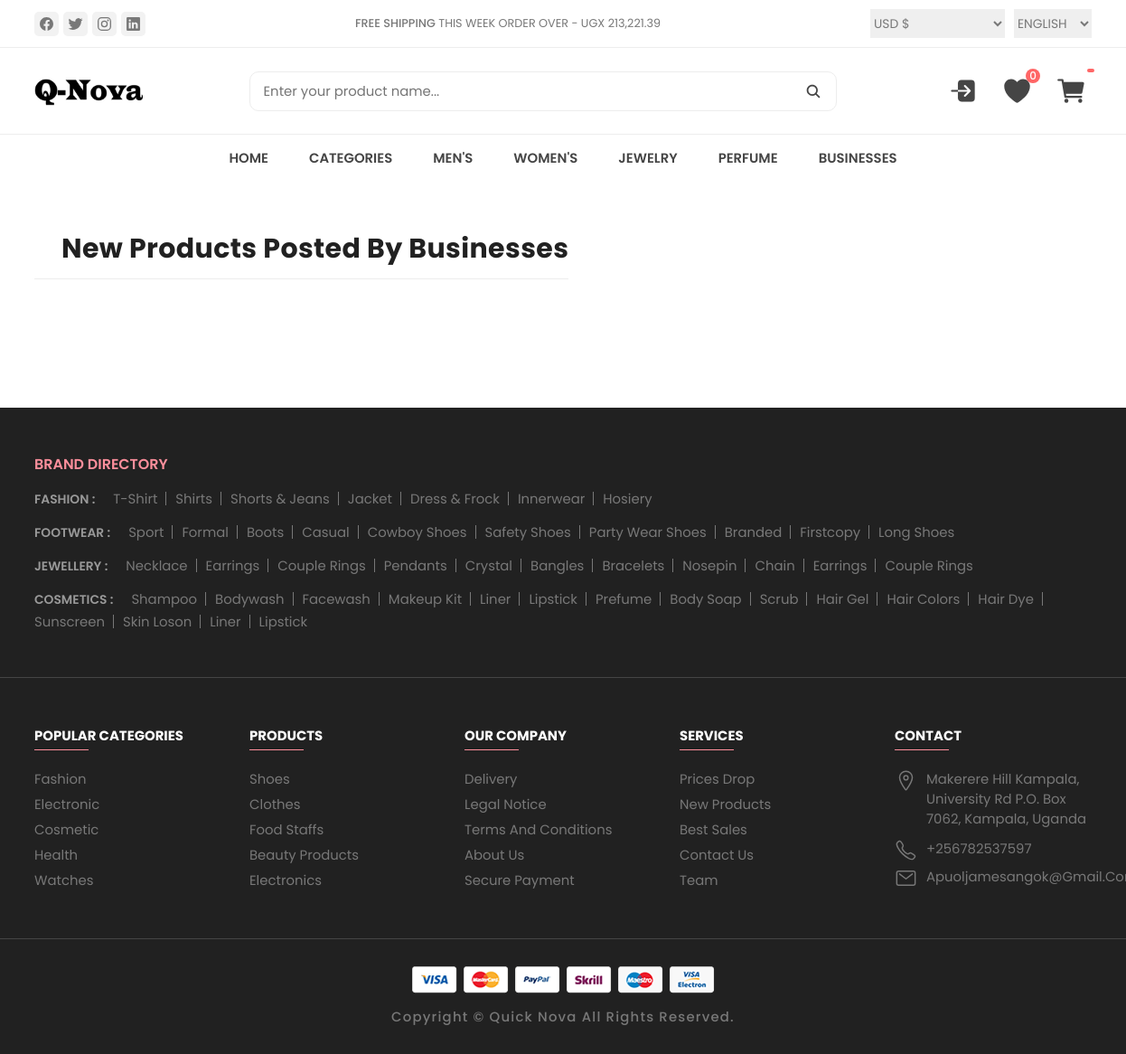
Before: /business/ with the older database file.
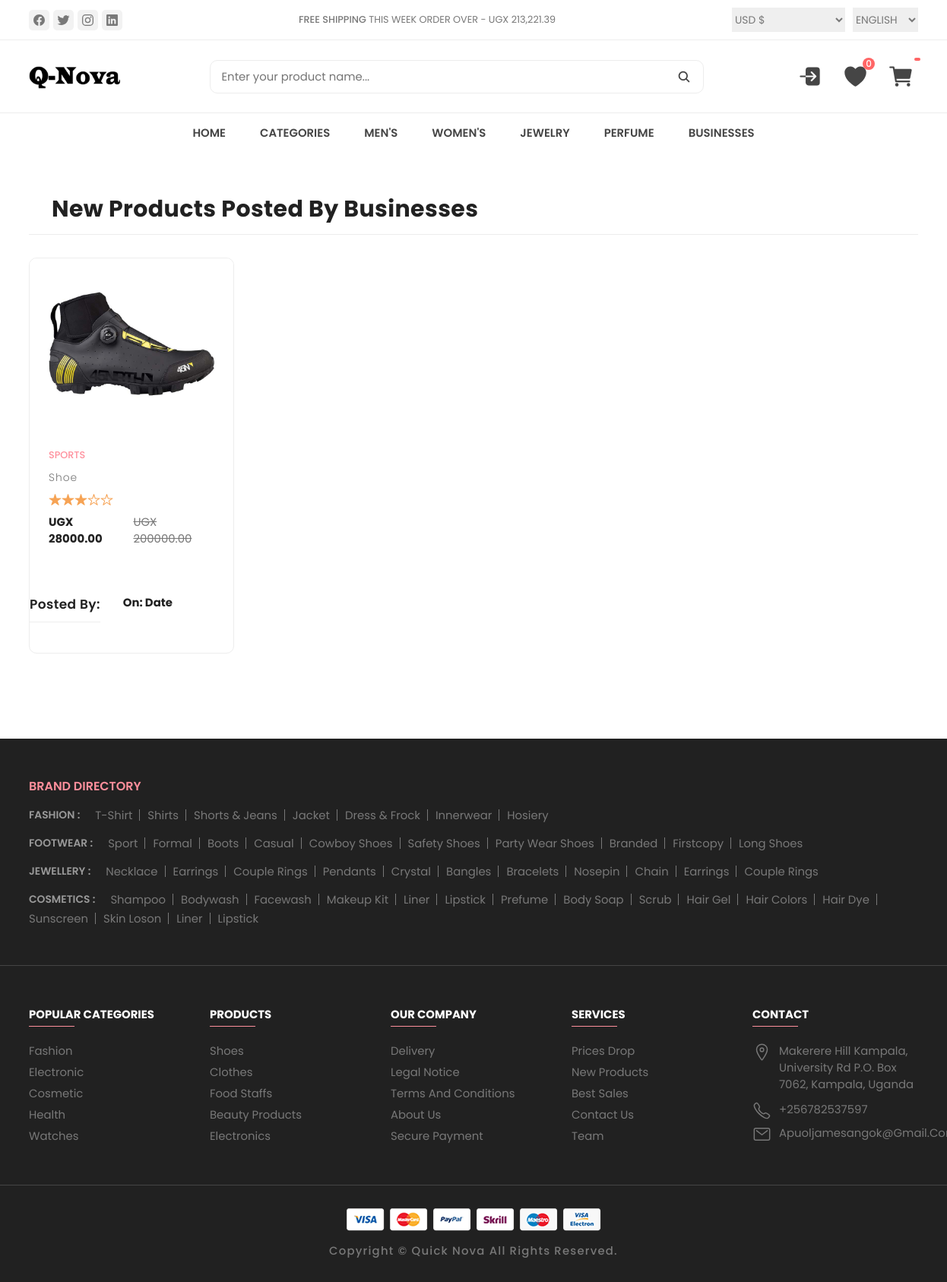
After: the same page with the newer database file.
### home/models.py (models this page shows, shortened)
class Produk(models.Model):
    name=models.CharField(max_length=200)
    price=models.DecimalField(default=0,decimal_places=2, max_digits=16)
    Category=models.ForeignKey(Category, on_delete=models.CASCADE, default=1)
    description=models.CharField(max_length=500, default='', blank=True, null=True)
    image1=models.ImageField(upload_to='uploads/produks/')
    image2=models.ImageField(upload_to='uploads/produks/', blank=True, null=True)
    is_sale = models.BooleanField(default=False)
    sale_price = models.DecimalField(default=0,decimal_places=2, max_digits=16)
    digital=models.BooleanField(default=False, null=True, blank=False)

class Category(models.Model):
    name=models.CharField(max_length=50)
    def __str__(self):
        return self.name
    class Meta:
        verbose_name_plural = 'categories'

### home/views.py (the view)
# urls.py: path('business/', views.business, name='business'),
def business(request):
        produks = Produk.objects.all()
        return render(request, 'business.html',{'produks': produks,})

### templates/business.html (shortened to what this page needs)
{% extends 'base.html'%}
{%block content%}
<br></br>
<main>
    <div class="product-container"  >
        <div class="container">
       <div class="product-main">
          <h1 class="title" style="display: flex;  padding-left: 30px; font-size: 30px"><b>New Products Posted by Businesses</b></h1>
        <div class="product-grid" style="">
                {%for produk in produks%}
                {% if produk.is_sale %}
                <div class="showcase">
                     <div class="showcase-banner">
                            <img src="{{produk.image1.url}}"alt="Mens Winter Leathers Jackets" width="300" class="product-img default">
                       </div>
                        <div class="showcase-content">
                            <a href="#" class="showcase-category">{{produk.Category}}</a>
                            <a href="{% url 'produk' produk.id%}">
                                <h3 class="showcase-title">{{produk.name}}</h3>
                            </a>
                            <div class="showcase-rating">
                                <ion-icon name="star"></ion-icon>
                                <ion-icon name="star"></ion-icon>
                                <ion-icon name="star"></ion-icon>
                                <ion-icon name="star-outline"></ion-icon>
                                <ion-icon name="star-outline"></ion-icon>
                            </div>
                            <div class="price-box">
                                <p class="price">UGX  {{produk.sale_price}}</p>
                                <del>UGX  {{produk.price}}</del>
                            </div>
                        </div>
                        <div class="price-box" style="display: flex;">
                            <p class="title">
                                Posted by:  <a href="#"><h2 style="color:hsl(353, 100%, 78%); display:block">{{ vendor.store_name }}</h2></a>
                            </p>
                            <p class="price">On: Date</p>
                        </div>
                </div>
                {%endif%}
                {% endfor %}
        </div>
    </div>
    </div>
 </div>
</main>
<br></br>
{%endblock%}

Changed rows visible on the page:
added Produk: image1 (picture), Category "SPORTS", name "Shoe", sale_price "28000.00", price "200000.00"
